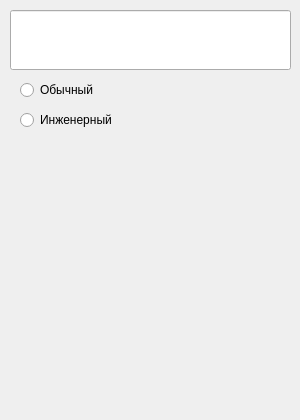
<?xml version="1.0" encoding="UTF-8"?>
<ui version="4.0">
 <class>MainWindow</class>
 <widget class="QMainWindow" name="MainWindow">
  <property name="geometry">
   <rect>
    <x>0</x>
    <y>0</y>
    <width>300</width>
    <height>420</height>
   </rect>
  </property>
  <property name="minimumSize">
   <size>
    <width>300</width>
    <height>420</height>
   </size>
  </property>
  <property name="maximumSize">
   <size>
    <width>300</width>
    <height>420</height>
   </size>
  </property>
  <property name="windowTitle">
   <string>MainWindow</string>
  </property>
  <widget class="QWidget" name="centralWidget">
   <widget class="QRadioButton" name="radioButtonUsual">
    <property name="geometry">
     <rect>
      <x>20</x>
      <y>80</y>
      <width>131</width>
      <height>20</height>
     </rect>
    </property>
    <property name="text">
     <string>Обычный</string>
    </property>
   </widget>
   <widget class="QRadioButton" name="radioButtonEngineering">
    <property name="geometry">
     <rect>
      <x>20</x>
      <y>110</y>
      <width>131</width>
      <height>20</height>
     </rect>
    </property>
    <property name="text">
     <string>Инженерный</string>
    </property>
   </widget>
   <widget class="QLineEdit" name="lineEdit">
    <property name="geometry">
     <rect>
      <x>10</x>
      <y>10</y>
      <width>281</width>
      <height>60</height>
     </rect>
    </property>
   </widget>
  </widget>
 </widget>
 <layoutdefault spacing="6" margin="11"/>
 <resources/>
 <connections/>
</ui>
